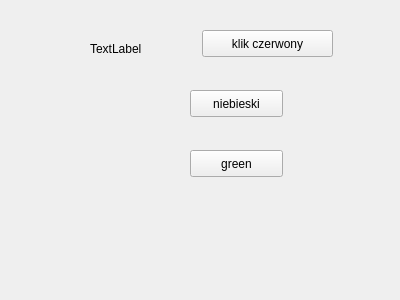
<?xml version="1.0" encoding="UTF-8"?>
<ui version="4.0">
 <class>Test</class>
 <widget class="QWidget" name="Test">
  <property name="geometry">
   <rect>
    <x>0</x>
    <y>0</y>
    <width>400</width>
    <height>300</height>
   </rect>
  </property>
  <property name="windowTitle">
   <string>Form</string>
  </property>
  <widget class="QPushButton" name="klik_cz">
   <property name="geometry">
    <rect>
     <x>202</x>
     <y>30</y>
     <width>131</width>
     <height>27</height>
    </rect>
   </property>
   <property name="text">
    <string>klik czerwony</string>
   </property>
  </widget>
  <widget class="QPushButton" name="niebieski">
   <property name="geometry">
    <rect>
     <x>190</x>
     <y>90</y>
     <width>93</width>
     <height>27</height>
    </rect>
   </property>
   <property name="text">
    <string>niebieski</string>
   </property>
  </widget>
  <widget class="QPushButton" name="green">
   <property name="geometry">
    <rect>
     <x>190</x>
     <y>150</y>
     <width>93</width>
     <height>27</height>
    </rect>
   </property>
   <property name="text">
    <string>green</string>
   </property>
  </widget>
  <widget class="QLabel" name="wynik_r">
   <property name="geometry">
    <rect>
     <x>90</x>
     <y>40</y>
     <width>62</width>
     <height>17</height>
    </rect>
   </property>
   <property name="text">
    <string>TextLabel</string>
   </property>
  </widget>
 </widget>
 <resources/>
 <connections/>
</ui>
